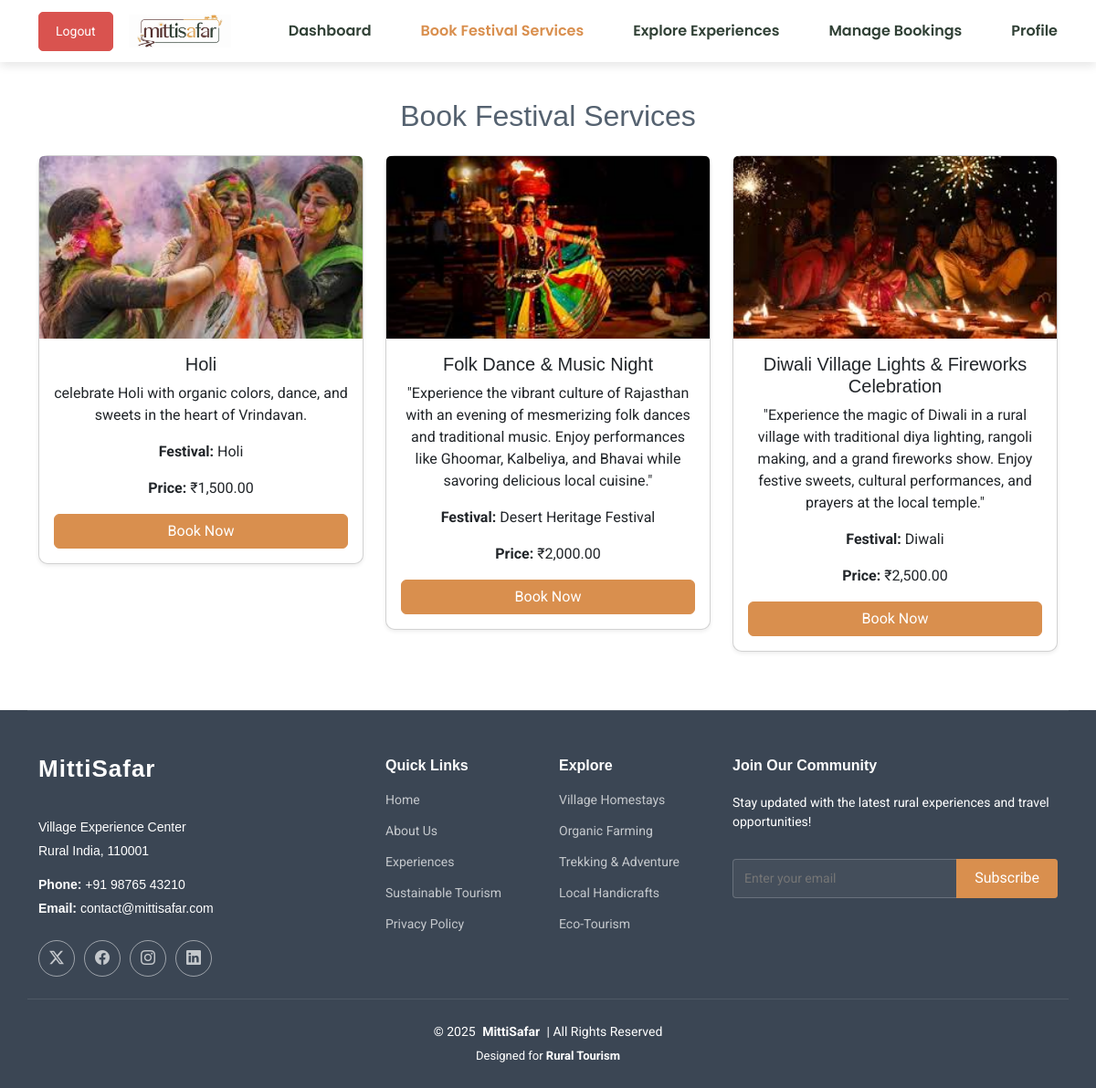
The app's page /travelers/book_festival_services.php (signed in) with its own data.
### tables this page shows
CREATE TABLE `festival_services` (
  `service_id` int(11) NOT NULL,
  `host_id` int(11) NOT NULL,
  `title` varchar(255) NOT NULL,
  `description` text NOT NULL,
  `festival_name` varchar(100) NOT NULL,
  `price` decimal(10,2) NOT NULL,
  `availability` longtext NOT NULL CHECK (json_valid(`availability`)),
  `status` enum('pending','approved','rejected') DEFAULT 'pending',
  `created_at` timestamp NOT NULL DEFAULT current_timestamp(),
  `image` longtext NOT NULL CHECK (json_valid(`image`)),
  `max_group_size` int(11) NOT NULL DEFAULT 10
);

### travelers/book_festival_services.php (the view, shortened to what this page needs)
<?php
include '../config/db_connect.php';
$query = "SELECT * FROM festival_services WHERE status = 'approved'";
$result = mysqli_query($conn, $query);
?>
<!DOCTYPE html>
<html lang="en">
<head>
    <link href="https://cdn.jsdelivr.net/npm/bootstrap@5.3.0/dist/css/bootstrap.min.css" rel="stylesheet">
    <link href="../assets/vendor/bootstrap-icons/bootstrap-icons.css" rel="stylesheet">
    <link href="../assets/vendor/aos/aos.css" rel="stylesheet">
    <link href="../assets/vendor/glightbox/css/glightbox.min.css" rel="stylesheet">
    <link href="../assets/vendor/swiper/swiper-bundle.min.css" rel="stylesheet">
    <link href="../assets/css/main.css" rel="stylesheet">
</head>
<body>
<?php
include '../includes/traveler_header.php';
?>
<div class="container">
<h2 class="text-center mb-4">Book Festival Services</h2>
    <div class="row">
        <?php while ($service = mysqli_fetch_assoc($result)) { ?>
            <div class="col-md-4 mb-4">
                <div class="card shadow-sm text-center">
                    <img src="../<?php echo json_decode($service['image'])[0]; ?>" class="card-img-top img-fluid" alt="<?php echo $service['title']; ?>" style="height: 200px; object-fit: cover;">
                    <div class="card-body">
                        <h5 class="card-title"><?php echo $service['title']; ?></h5>
                        <p class="card-text"><?php echo $service['description']; ?></p>
                        <p><strong>Festival:</strong> <?php echo $service['festival_name']; ?></p>
                        <p><strong>Price:</strong> ₹<?php echo number_format($service['price'], 2); ?></p>
                        <button class="btn btn-primary book-btn w-100"
                            data-bs-toggle="modal"
                            data-bs-target="#bookingModal"
                            data-service-id="<?php echo $service['service_id']; ?>"
                            data-service-title="<?php echo $service['title']; ?>"
                            data-service-price="<?php echo $service['price']; ?>">
                            Book Now
                        </button>
                    </div>
                </div>
            </div>
        <?php } ?>
    </div>
</div>
<?php include('../includes/footer.php'); ?>
</body>
</html>

### assets/css/main.css (style rules this page uses)
:root { --default-font: "Roboto", system-ui, -apple-system, "Segoe UI", Roboto, "Helvetica Neue", Arial, "Noto Sans", "Liberation Sans", sans-serif, "Apple Color Emoji", "Segoe UI Emoji", "Segoe UI Symbol", "Noto Color Emoji"; --heading-font: "Raleway", sans-serif; --nav-font: "Poppins", sans-serif; }
:root { --background-color: #ffffff; --default-color: #444444; --heading-color: #556270; --accent-color: #D98F4E; --surface-color: #ffffff; --contrast-color: #ffffff; }
:root { --nav-color: #556270; --nav-hover-color: #D98F4E; --nav-mobile-background-color: #ffffff; --nav-dropdown-background-color: #ffffff; --nav-dropdown-color: #556270; --nav-dropdown-hover-color: #D98F4E; }
:root { scroll-behavior: smooth; }
body { color: var(--default-color); background-color: var(--background-color); font-family: var(--default-font); }
h1, h2, h3, h4, h5, h6 { color: var(--heading-color); font-family: var(--heading-font); }

### travelers/book_festival_services.php (style rules this page uses)
.container { margin-top: 40px; }
.card { border-radius: 10px; transition: transform 0.3s ease-in-out; }
.btn-primary { background-color: #D98F4E; border-color: #D98F4E; }

### records on screen
festival_services: shows a picture, title "Holi", description "celebrate Holi with organic colors, dance, and sweets in the heart of Vrindavan.", festival_name "Holi", price "1,500.00"
festival_services: shows a picture, title "Folk Dance & Music Night", description "\"Experience the vibrant culture of Rajasthan with an evening of mesmerizing folk dances and traditional music. Enjoy performances like Ghoomar, Kalbeliya, and Bhavai while savoring delicious local cuisine.\"", festival_name "Desert Heritage Festival", price "2,000.00"
festival_services: shows a picture, title "Diwali Village Lights & Fireworks Celebration", description "\"Experience the magic of Diwali in a rural village with traditional diya lighting, rangoli making, and a grand fireworks show. Enjoy festive sweets, cultural performances, and prayers at the local temple.\"", festival_name "Diwali", price "2,500.00"
